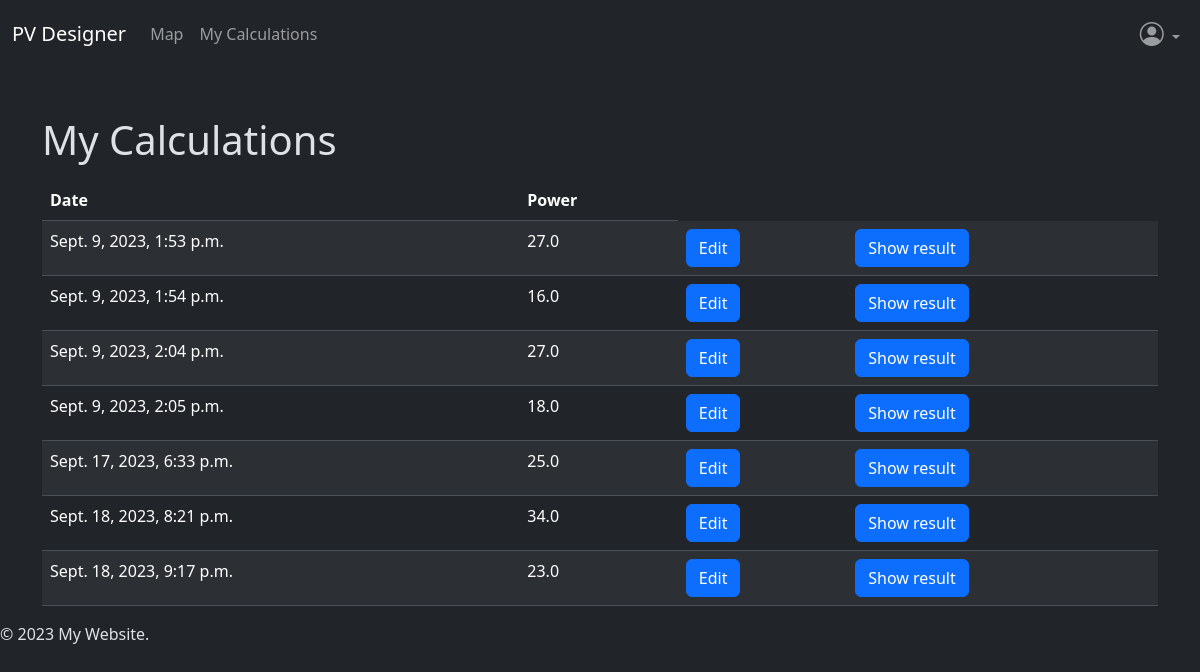
Page /calculations/ (signed in) on the earlier database version.
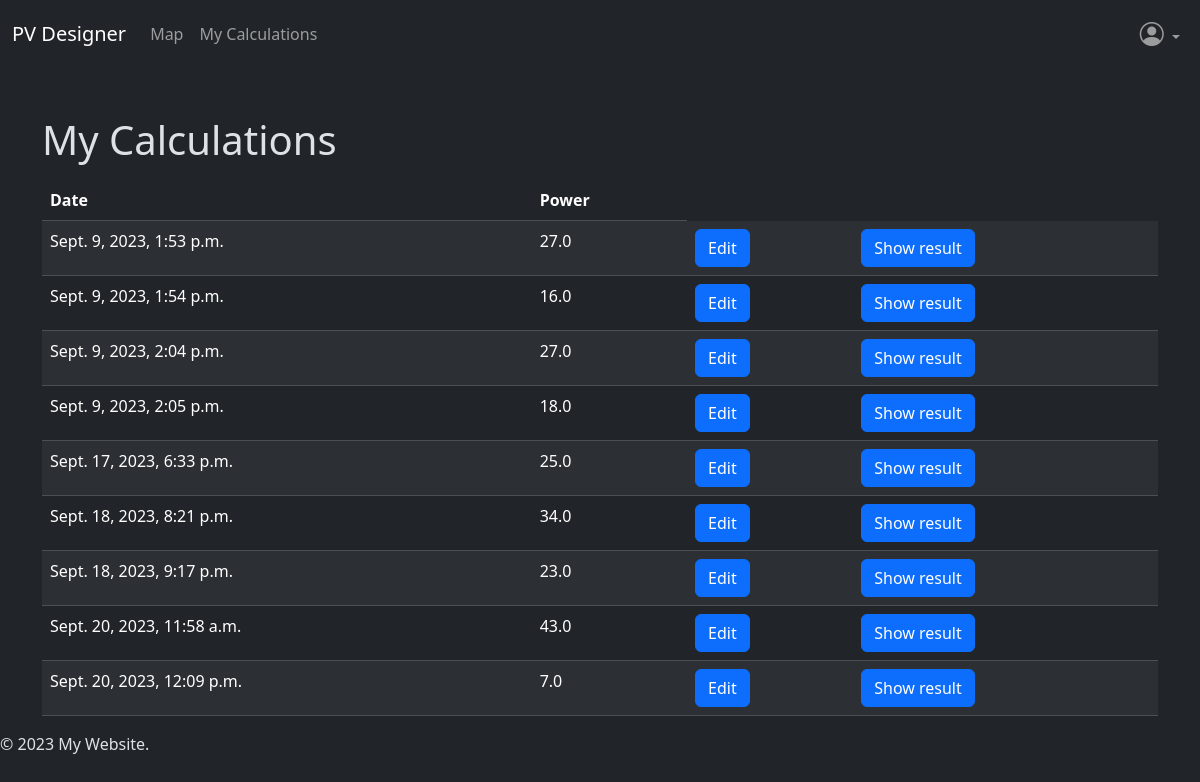
Same page on the later database version.
### web_pv_designer/models.py (models this page shows, shortened)
class SolarPVCalculator(models.Model):
    user = models.ForeignKey(CustomUser, on_delete=models.CASCADE, null=True)
    installed_peak_power = models.FloatField()
    system_loss = models.FloatField()
    mounting_position = models.CharField(max_length=20, choices=(
        ('option1', 'Free standing'),
        ('option2', 'Roof added'),
    ))
    slope = models.FloatField()
    azimuth = models.FloatField()
    optimize_slope = models.BooleanField(default=False)
    optimize_slope_and_azimuth = models.BooleanField(default=False)
    pv_electricity_price = models.BooleanField(default=False)
    pv_system_cost = models.FloatField(blank=True, null=True)
    interest = models.FloatField(blank=True, null=True)
    lifetime = models.IntegerField(blank=True, null=True)
    latitude = models.FloatField(blank=True, null=True)
    longitude = models.FloatField(blank=True, null=True)
    created_at = models.DateTimeField(auto_now_add=True)
    map_data = models.ForeignKey(MapData, on_delete=models.CASCADE, null=True)

### web_pv_designer/views.py (the view)
# urls.py: path('calculations/', views.calculations_list, name='calculations'),
def calculations_list(request):
    records = SolarPVCalculator.objects.filter(user=request.user)
    context = {'records': records}
    return render(request, 'user_calculations.html', context)

### web_pv_designer/templates/user_calculations.html
{% extends 'base.html' %}
{% block content %}
    <div class="container mt-5">
        <h1>My Calculations</h1>
        <table class="table table-striped mt-3">
            <thead>
            <tr>
                <th>Date</th>
                <th>Power</th>
            </tr>
            </thead>
            <tbody>
            {% for record in records %}
                <tr>
                    <td>{{ record.created_at }}</td>
                    <td>{{ record.installed_peak_power }}</td>
                    <td><a href="{% url 'map' %}?record_id={{ record.map_data.id }}" class="btn btn-primary">Edit</a></td>
                    <td><a href="{% url 'get_pdf_result' %}?calculation_id={{ record.id }}" class="btn btn-primary">Show result</a></td>
                </tr>
            {% endfor %}
            </tbody>
        </table>
    </div>
{% endblock %}

### web_pv_designer/templates/base.html (shortened to what this page needs)
<!DOCTYPE html>
<html data-bs-theme="dark">
{% load static %}
<head>
    <link href="https://cdn.jsdelivr.net/npm/bootstrap@5.3.1/dist/css/bootstrap.min.css" rel="stylesheet"
>
    <link href="https://cdn.jsdelivr.net/npm/bootstrap-icons@1.7.2/font/bootstrap-icons.css" rel="stylesheet">
    <link rel="stylesheet" href="{% static 'style.css' %}">
</head>
<body>
<header>
    <nav class="navbar navbar-expand-lg navbar-dark bg-dark" id="main_nav">
        <div class="container-fluid">
            <a class="navbar-brand" href="{% url 'home' %}">PV Designer</a>
            <div class="collapse navbar-collapse" id="navbarNav">
                <ul class="navbar-nav me-auto mb-2 mb-lg-0">
                    <li class="nav-item">
                        <a class="nav-link" href="{% url 'map' %}">Map</a>
                    </li>
                    <li class="nav-item">
                        <a class="nav-link" href="{% url 'calculations' %}">My Calculations</a>
                    </li>
                </ul>
                <ul class="navbar-nav">
                    {% if user.is_authenticated %}
                        <li class="nav-item dropdown">
                            <a class="nav-link dropdown-toggle" href="#" id="userDropdown" role="button"
                               data-bs-toggle="dropdown" aria-expanded="false">
                                <i class="bi bi-person-circle" style="font-size: 24px;"></i>
                            </a>
                        </li>
                    {% endif %}
                </ul>
            </div>
        </div>
    </nav>
</header>
<main>
    {% block content %}{% endblock %}
</main>
<footer>
    <p>&copy; {% now "Y" %} My Website.</p>
</footer>
</body>
</html>

Differences in the rows shown:
added SolarPVCalculator: created_at "Sept. 20, 2023, 11:58 a.m.", installed_peak_power "43.0"
added SolarPVCalculator: created_at "Sept. 20, 2023, 12:09 p.m.", installed_peak_power "7.0"
